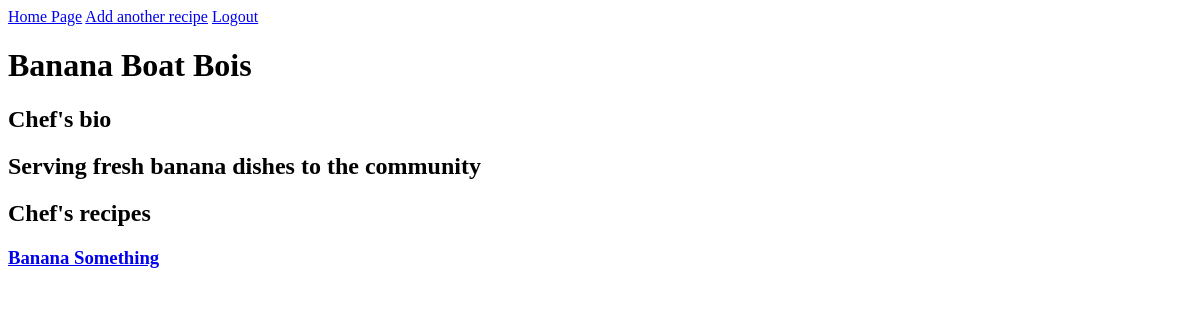
Page /author/1/ on the earlier database version.
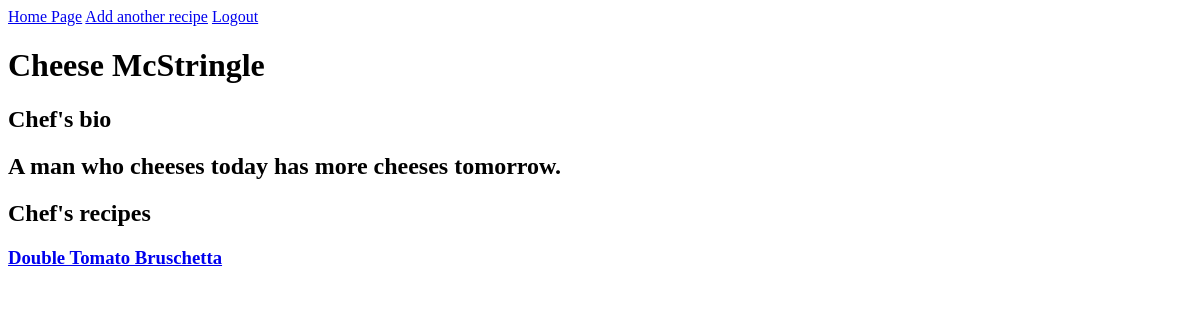
Same page on the later database version.
### recipebox/models.py (models this page shows, shortened)
class Author(models.Model):
    user = models.OneToOneField(User, on_delete=models.CASCADE)
    name = models.CharField(max_length=50)
    bio = models.TextField(blank=True, null=True)

class Recipe(models.Model):
    author = models.ForeignKey(Author, on_delete=models.CASCADE)
    title = models.CharField(max_length=100)
    ingredients = models.TextField(default='')
    instructions = models.TextField()
    time_required = models.IntegerField(default=1)
    description = models.TextField()
    post_date = models.DateTimeField(default=timezone.now)

### recipebox/views.py (the view)
# urls.py: path('author/<int:id>/', views.author_view),
def author_view(request, id):
    html = 'author.html'
    author = Author.objects.filter(id=id)
    author_recipe = Recipe.objects.filter(author=id)
    return render(request, html,
                  {'author': author, 'author_recipe': author_recipe})

### recipebox/templates/author.html
{% load static %}
<head>
    <link rel='stylesheet' type='text/css' href='{% static "css/main.css" %}'>
</head>
<a href='/'>Home Page</a>
<a href='/recipeform/'>Add another recipe</a>
<a href='/logout/'>Logout</a>
{% for info in author %}
    <h1>{{info.name}}</h1>
{% endfor %}
<h2>Chef's bio</h2>
{% for info in author %}
    <h2>{{info.bio}}</h2>
{% endfor %}
<h2>Chef's recipes</h2>
{% for item in author_recipe %}
    <h3><a href = '/recipe/{{item.id}}/'>{{item.title}}</a></h3>
{% endfor %}

Differences in the rows shown:
removed Author: name "Banana Boat Bois", bio "Serving fresh banana dishes to the community"
removed Recipe: title "Banana Something"
added Author: name "Cheese McStringle", bio "A man who cheeses today has more cheeses tomorrow."
added Recipe: title "Double Tomato Bruschetta"
